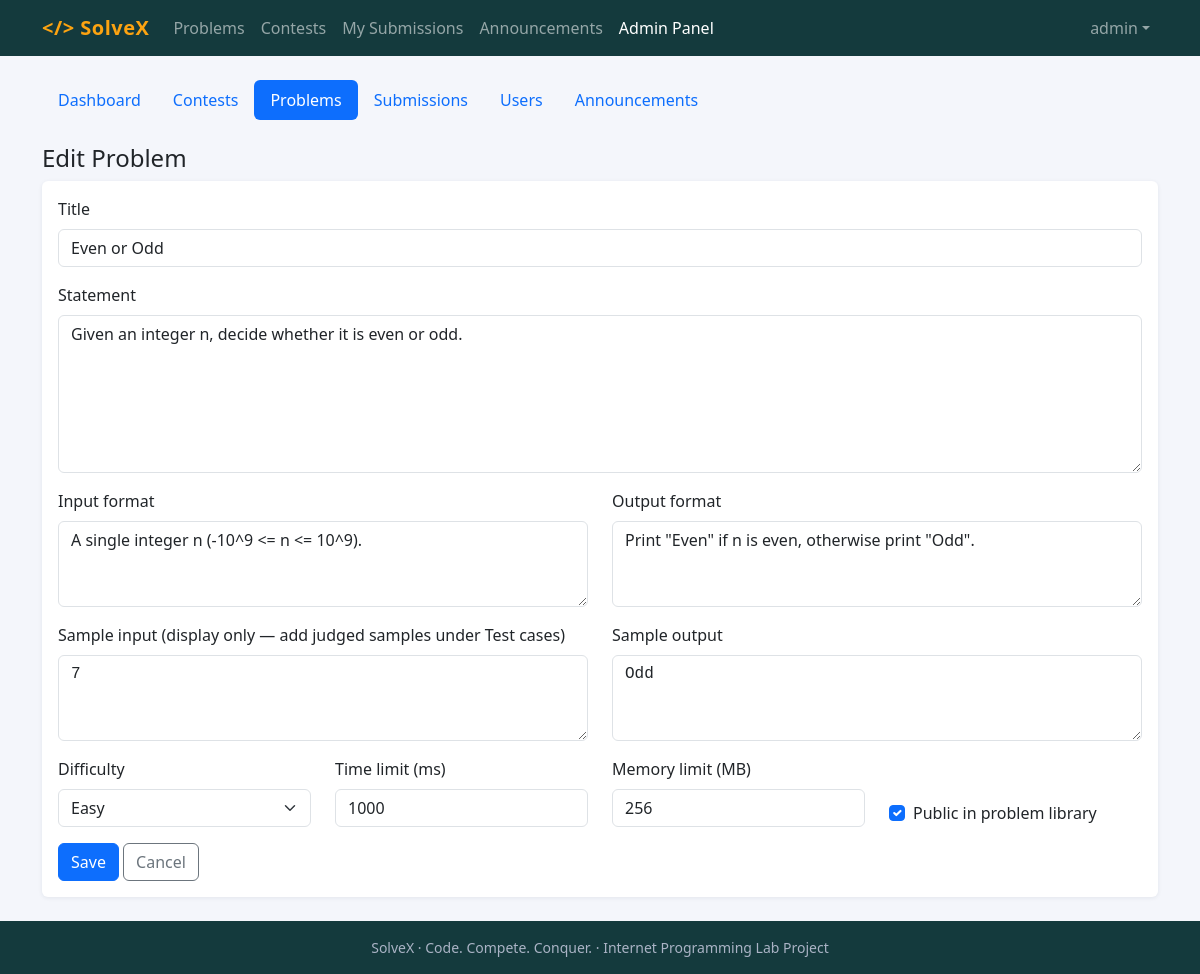
The app's page /admin/problem_form.php?id=2 (signed in) with its own data.
### tables this page shows
CREATE TABLE users (
  id            INT UNSIGNED AUTO_INCREMENT PRIMARY KEY,
  full_name     VARCHAR(100) NOT NULL,
  username      VARCHAR(30)  NOT NULL UNIQUE,
  email         VARCHAR(150) NOT NULL UNIQUE,
  university_id VARCHAR(30)  NOT NULL,
  department    VARCHAR(80)  NOT NULL,
  password_hash VARCHAR(255) NOT NULL,
  role          ENUM('student','admin') NOT NULL DEFAULT 'student',
  created_at    DATETIME NOT NULL DEFAULT CURRENT_TIMESTAMP,
  INDEX idx_university_id (university_id)
);

CREATE TABLE problems (
  id              INT UNSIGNED AUTO_INCREMENT PRIMARY KEY,
  title           VARCHAR(150) NOT NULL,
  statement       TEXT NOT NULL,
  input_format    TEXT,
  output_format   TEXT,
  sample_input    TEXT,
  sample_output   TEXT,
  difficulty      ENUM('Easy','Medium','Hard') NOT NULL DEFAULT 'Easy',
  time_limit_ms   INT UNSIGNED NOT NULL DEFAULT 1000,
  memory_limit_mb INT UNSIGNED NOT NULL DEFAULT 256,
  is_public       TINYINT(1) NOT NULL DEFAULT 1,
  created_by      INT UNSIGNED NULL,
  created_at      DATETIME NOT NULL DEFAULT CURRENT_TIMESTAMP,
  INDEX idx_problem_diff (difficulty),
  FULLTEXT KEY ft_problem (title),
  FOREIGN KEY (created_by) REFERENCES users(id) ON DELETE SET NULL
);

### includes/functions.php (called while the page is built, shortened)
<?php
require_once __DIR__ . '/db.php';
function e($v): string { return htmlspecialchars((string)$v, ENT_QUOTES | ENT_SUBSTITUTE, 'UTF-8'); }
function url(string $path = ''): string { return BASE_URL . '/' . ltrim($path, '/'); }
function current_user(): ?array {
    static $u = false;
    if ($u === false) {
        $u = null;
        if (!empty($_SESSION['uid'])) {
            $u = q('SELECT id, full_name, username, email, university_id, department, role, created_at FROM users WHERE id = ?', [$_SESSION['uid']])->fetch() ?: null;
        }
    }
    return $u;
}
function require_login(): array {
    $u = current_user();
    return $u;
}
function require_admin(): array {
    $u = require_login();
    return $u;
}

### includes/db.php (called while the page is built, shortened)
<?php
function db(): PDO {
    static $pdo = null;
    if ($pdo === null) {
        $pdo = new PDO('mysql:host=' . DB_HOST . ';dbname=' . DB_NAME . ';charset=utf8mb4', DB_USER, DB_PASS, [
            PDO::ATTR_ERRMODE            => PDO::ERRMODE_EXCEPTION,
            PDO::ATTR_DEFAULT_FETCH_MODE => PDO::FETCH_ASSOC,
            PDO::ATTR_EMULATE_PREPARES   => false,
        ]);
        $pdo->exec("SET time_zone = '" . DB_TZ . "'");
    }
    return $pdo;
}
function q(string $sql, array $params = []): PDOStatement {
    $st = db()->prepare($sql);
    $st->execute($params);
    return $st;
}

### admin/problem_form.php (the view, shortened to what this page needs)
<?php
require __DIR__ . '/../includes/functions.php';
$admin = require_admin();
$id = (int)($_GET['id'] ?? 0);
if ($id) { $p = q('SELECT * FROM problems WHERE id = ?', [$id])->fetch() ?: exit('Problem not found.'); }
$page_title = $id ? 'Edit Problem' : 'New Problem';
require __DIR__ . '/../includes/header.php';
require __DIR__ . '/../includes/admin_nav.php';
?>
<h4><?= $page_title ?></h4>
<form method="post" class="card card-body"><?= csrf_field() ?>
  <div class="mb-3"><label class="form-label">Title</label><input class="form-control" name="title" value="<?= e($p['title']) ?>" required maxlength="150"></div>
  <div class="mb-3"><label class="form-label">Statement</label><textarea class="form-control" name="statement" rows="6" required><?= e($p['statement']) ?></textarea></div>
  <div class="row"><div class="col-md-6 mb-3"><label class="form-label">Input format</label><textarea class="form-control" name="input_format" rows="3"><?= e($p['input_format']) ?></textarea></div>
    <div class="col-md-6 mb-3"><label class="form-label">Output format</label><textarea class="form-control" name="output_format" rows="3"><?= e($p['output_format']) ?></textarea></div></div>
  <div class="row"><div class="col-md-6 mb-3"><label class="form-label">Sample input (display only — add judged samples under Test cases)</label><textarea class="form-control font-monospace" name="sample_input" rows="3"><?= e($p['sample_input']) ?></textarea></div>
    <div class="col-md-6 mb-3"><label class="form-label">Sample output</label><textarea class="form-control font-monospace" name="sample_output" rows="3"><?= e($p['sample_output']) ?></textarea></div></div>
  <div class="row">
    <div class="col-md-3 mb-3"><label class="form-label">Difficulty</label><select class="form-select" name="difficulty"><?php foreach (['Easy', 'Medium', 'Hard'] as $d): ?><option <?= $p['difficulty'] === $d ? 'selected' : '' ?>><?= $d ?></option><?php endforeach; ?></select></div>
    <div class="col-md-3 mb-3"><label class="form-label">Time limit (ms)</label><input type="number" class="form-control" name="time_limit_ms" value="<?= (int)$p['time_limit_ms'] ?>"></div>
    <div class="col-md-3 mb-3"><label class="form-label">Memory limit (MB)</label><input type="number" class="form-control" name="memory_limit_mb" value="<?= (int)$p['memory_limit_mb'] ?>"></div>
    <div class="col-md-3 mb-3 d-flex align-items-end"><div class="form-check"><input class="form-check-input" type="checkbox" name="is_public" id="pub" <?= $p['is_public'] ? 'checked' : '' ?>><label class="form-check-label" for="pub">Public in problem library</label></div></div>
  </div>
  <div><button class="btn btn-primary">Save</button> <a class="btn btn-outline-secondary" href="<?= url('admin/problems.php') ?>">Cancel</a></div>
</form>
<?php require __DIR__ . '/../includes/footer.php'; ?>

### includes/header.php (shortened to what this page needs)
<?php
require_once __DIR__ . '/functions.php';
$u = current_user();
$page_title = $page_title ?? APP_NAME;
$nav = basename($_SERVER['SCRIPT_NAME'], '.php');
$in_admin = str_contains($_SERVER['SCRIPT_NAME'], '/admin/');
function nav_link(string $href, string $label, bool $active): string {
    return '<li class="nav-item"><a class="nav-link' . ($active ? ' active' : '') . '" href="' . e(url($href)) . '">' . e($label) . '</a></li>';
}
?><!doctype html>
<html lang="en">
<head>
<link href="<?= url('assets/vendor/bootstrap.min.css') ?>" rel="stylesheet">
<link href="<?= url('assets/css/style.css') ?>" rel="stylesheet">
</head>
<body>
<nav class="navbar navbar-expand-lg navbar-dark sx-nav">
  <div class="container">
    <a class="navbar-brand fw-bold" href="<?= url('index.php') ?>">&lt;/&gt; <?= APP_NAME ?></a>
    <div class="collapse navbar-collapse" id="nav">
      <ul class="navbar-nav me-auto">
        <?= nav_link('problems.php', 'Problems', $nav === 'problems' && !$in_admin) ?>
        <?= nav_link('contests.php', 'Contests', in_array($nav, ['contests', 'contest']) && !$in_admin) ?>
        <?php if ($u): ?>
          <?= nav_link('submissions.php', 'My Submissions', $nav === 'submissions' && !$in_admin) ?>
        <?php endif; ?>
        <?= nav_link('announcements.php', 'Announcements', $nav === 'announcements' && !$in_admin) ?>
        <?php if ($u && $u['role'] === 'admin'): ?>
          <?= nav_link('admin/index.php', 'Admin Panel', $in_admin) ?>
        <?php endif; ?>
      </ul>
      <ul class="navbar-nav">
        <?php if ($u): ?>
          <li class="nav-item dropdown">
            <a class="nav-link dropdown-toggle" href="#" data-bs-toggle="dropdown"><?= e($u['username']) ?></a>
          </li>
        <?php else: ?>
          <?= nav_link('login.php', 'Login', $nav === 'login') ?>
          <li class="nav-item"><a class="btn btn-sm btn-light ms-lg-2" href="<?= url('register.php') ?>">Register</a></li>
        <?php endif; ?>
      </ul>
    </div>
  </div>
</nav>
<main class="container py-4">

### assets/css/style.css (style rules this page uses)
:root { --sx-dark: #143a3d; --sx-accent: #fca311; }
body { background: #f4f6fb; min-height: 100vh; display: flex; flex-direction: column; }
main { flex: 1; }
.sx-nav { background: var(--sx-dark); }
.sx-nav .navbar-brand { color: var(--sx-accent); letter-spacing: .5px; }
.card { border: 0; box-shadow: 0 1px 4px rgba(20,33,61,.08); }

### records on screen
users: username "admin"
problems: title "Even or Odd", statement "Given an integer n, decide whether it is even or odd.", input_format "A single integer n (-10^9 <= n <= 10^9).", output_format "Print \"Even\" if n is even, otherwise print \"Odd\".", sample_input "7", sample_output "Odd", difficulty "Easy", time_limit_ms "1000", memory_limit_mb "256", is_public "☑"

### other values on screen
APP_NAME "SolveX"
$label "Problems Contests My Submissions Announcements Admin Panel"
$l "Dashboard"
$l "Contests"
$l "Problems"
$l "Submissions"
$l "Users"
$l "Announcements"
$page_title "Edit Problem"
